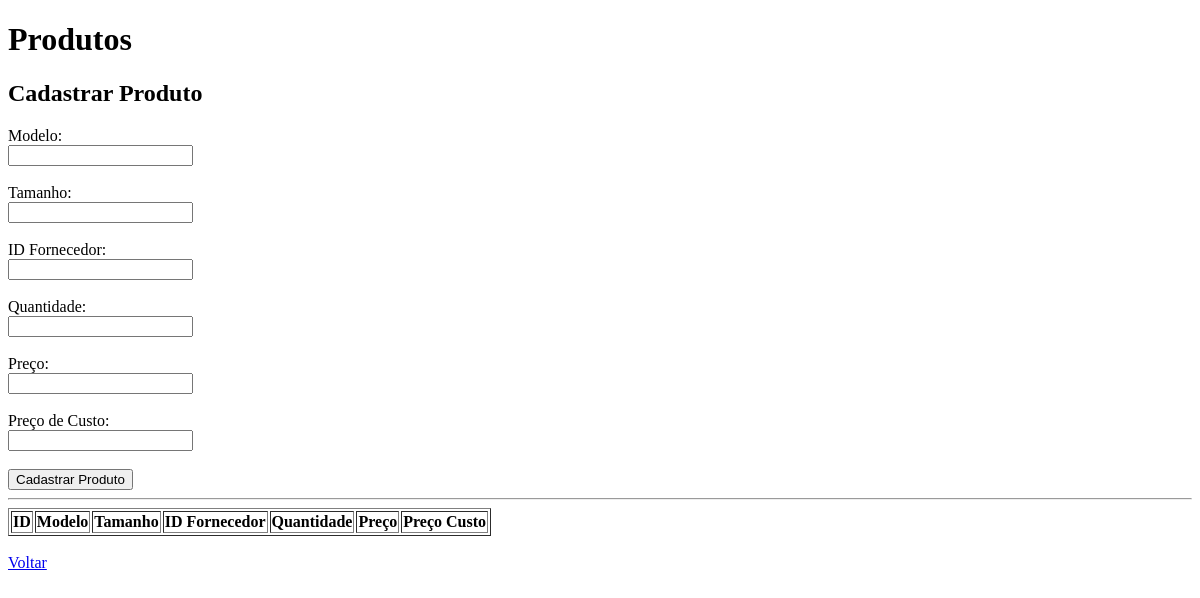
The app's page /produtos, older data.
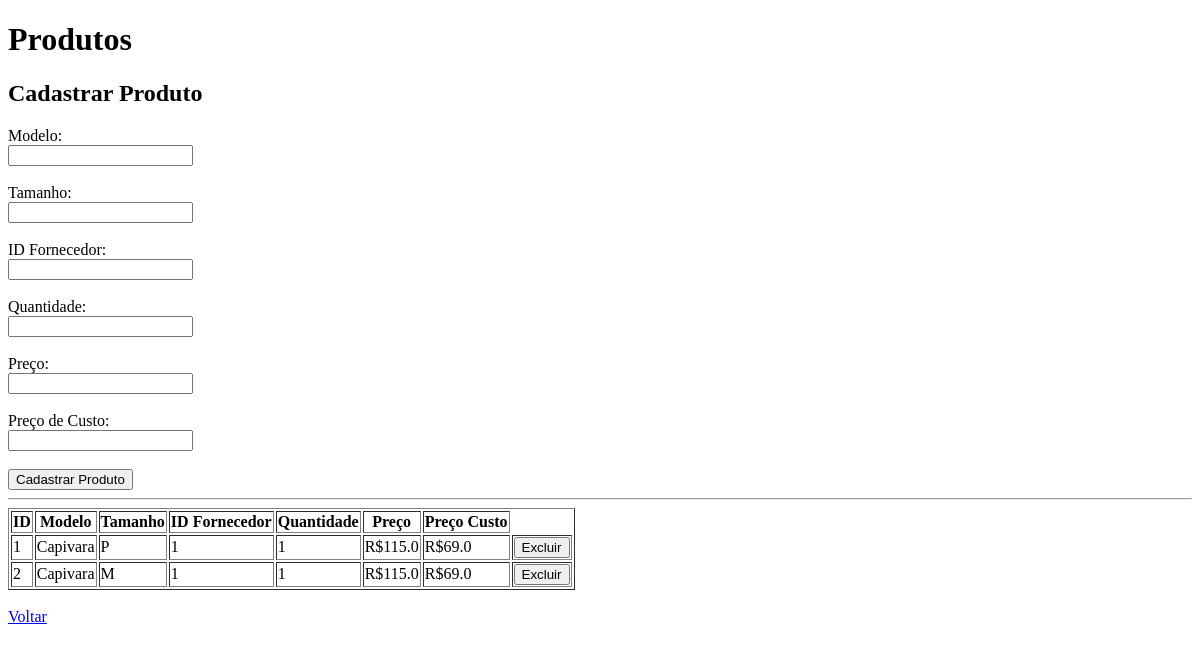
The same page, newer data.
### tables this page shows
CREATE TABLE estoque (
    id INTEGER PRIMARY KEY AUTOINCREMENT NOT NULL,
    modelo TEXT NOT NULL,
    tamanho text NOT NULL,
    fornecedor_id INTEGER NOT NULL,
    quantidade INTEGER,
    preco real,
    preco_custo real
    );

### app.py (the view)
@app.route('/produtos')
def produtos():
    cursor.execute('select * from estoque')
    produtos = cursor.fetchall()
    return render_template('produtos.html', produtos=produtos)

### templates/produtos.html (shortened to what this page needs)
<!DOCTYPE html>
<html lang="en">
<head>
    </head>
<body>
    <h1>Produtos</h1>
    <h2>Cadastrar Produto</h2>
<form action="/cadastrar_produto" method="POST">
    <label>Modelo:</label><br>
    <input type="text" name="modelo" required><br><br>
    <label>Tamanho:</label><br>
    <input type="text" name="tamanho" required><br><br>
    <label>ID Fornecedor:</label><br>
    <input type="number" name="fornecedor_id" required><br><br>
    <label>Quantidade:</label><br>
    <input type="number" name="quantidade" required><br><br>
    <label>Preço:</label><br>
    <input type="number" step="0.01" name="preco" required><br><br>
    <label>Preço de Custo:</label><br>
    <input type="number" step="0.01" name="preco_custo" required><br><br>
    <button type="submit">Cadastrar Produto</button>
</form>
<hr>
   <table border="1">
    <tr>
        <th>ID</th>
        <th>Modelo</th>
        <th>Tamanho</th>
        <th>ID Fornecedor</th>
        <th>Quantidade</th>
        <th>Preço</th>
        <th>Preço Custo</th>
    </tr>
    {% for produto in produtos %}
    <tr>
        <td>{{ produto[0] }}</td>
        <td>{{ produto[1] }}</td>
        <td>{{ produto[2] }}</td>
        <td>{{ produto[3] }}</td>
        <td>{{ produto[4] }}</td>
        <td> R${{ produto[5] }}</td>
        <td> R${{ produto[6] }}</td>
        <td>
          <form action="/excluir/{{produto[0]}}" method="POST">
              <button type="submit">Excluir</button>
          </form>
        </td>
    </tr>
     {% endfor %}
   </table>
    <br>
    <a href="/">Voltar</a>
</body>
</html>

Row changes from the older to the newer data that the page shows:
added estoque: id "1", modelo "Capivara", tamanho "P", fornecedor "1", quantidade "1", preco "115.0", preco_custo "69.0"
added estoque: id "2", modelo "Capivara", tamanho "M", fornecedor "1", quantidade "1", preco "115.0", preco_custo "69.0"
